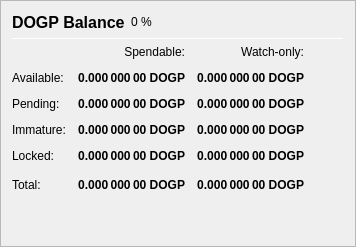
                   <widget class="QFrame" name="frame_Balances">
                    <property name="frameShape">
                     <enum>QFrame::StyledPanel</enum>
                    </property>
                    <property name="frameShadow">
                     <enum>QFrame::Raised</enum>
                    </property>
                    <layout class="QVBoxLayout" name="verticalLayout_4">
                     <item>
                      <layout class="QHBoxLayout" name="horizontalLayout_4">
                       <item>
                        <widget class="QLabel" name="label_5">
                         <property name="minimumSize">
                          <size>
                           <width>0</width>
                           <height>20</height>
                          </size>
                         </property>
                         <property name="font">
                          <font>
                           <pointsize>12</pointsize>
                           <weight>75</weight>
                           <bold>true</bold>
                          </font>
                         </property>
                         <property name="text">
                          <string>DOGP Balance</string>
                         </property>
                        </widget>
                       </item>
                       <item>
                        <widget class="QLabel" name="labelDOGPPercent">
                         <property name="text">
                          <string notr="true">0 %</string>
                         </property>
                        </widget>
                       </item>
                       <item>
                        <spacer name="horizontalSpacer_3">
                         <property name="orientation">
                          <enum>Qt::Horizontal</enum>
                         </property>
                         <property name="sizeHint" stdset="0">
                          <size>
                           <width>40</width>
                           <height>20</height>
                          </size>
                         </property>
                        </spacer>
                       </item>
                      </layout>
                     </item>
                     <item>
                      <widget class="Line" name="line_Balance">
                       <property name="minimumSize">
                        <size>
                         <width>0</width>
                         <height>1</height>
                        </size>
                       </property>
                       <property name="maximumSize">
                        <size>
                         <width>16777215</width>
                         <height>1</height>
                        </size>
                       </property>
                       <property name="orientation">
                        <enum>Qt::Horizontal</enum>
                       </property>
                      </widget>
                     </item>
                     <item>
                      <layout class="QGridLayout" name="gridLayout">
                       <property name="spacing">
                        <number>12</number>
                       </property>
                       <item row="0" column="1">
                        <widget class="QLabel" name="labelSpendable">
                         <property name="text">
                          <string>Spendable:</string>
                         </property>
                         <property name="alignment">
                          <set>Qt::AlignRight|Qt::AlignTrailing|Qt::AlignVCenter</set>
                         </property>
                        </widget>
                       </item>
                       <item row="0" column="2">
                        <widget class="QLabel" name="labelWatchonly">
                         <property name="text">
                          <string>Watch-only:</string>
                         </property>
                         <property name="alignment">
                          <set>Qt::AlignRight|Qt::AlignTrailing|Qt::AlignVCenter</set>
                         </property>
                        </widget>
                       </item>
                       <item row="1" column="0">
                        <widget class="QLabel" name="labelBalanceText">
                         <property name="text">
                          <string>Available:</string>
                         </property>
                        </widget>
                       </item>
                       <item row="1" column="1">
                        <widget class="QLabel" name="labelBalance">
                         <property name="font">
                          <font>
                           <weight>75</weight>
                           <bold>true</bold>
                          </font>
                         </property>
                         <property name="cursor">
                          <cursorShape>IBeamCursor</cursorShape>
                         </property>
                         <property name="toolTip">
                          <string>Your current spendable balance</string>
                         </property>
                         <property name="text">
                          <string notr="true">0.000 000 00 DOGP</string>
                         </property>
                         <property name="alignment">
                          <set>Qt::AlignRight|Qt::AlignTrailing|Qt::AlignVCenter</set>
                         </property>
                         <property name="textInteractionFlags">
                          <set>Qt::LinksAccessibleByMouse|Qt::TextSelectableByKeyboard|Qt::TextSelectableByMouse</set>
                         </property>
                        </widget>
                       </item>
                       <item row="1" column="2">
                        <widget class="QLabel" name="labelWatchAvailable">
                         <property name="font">
                          <font>
                           <weight>75</weight>
                           <bold>true</bold>
                          </font>
                         </property>
                         <property name="cursor">
                          <cursorShape>IBeamCursor</cursorShape>
                         </property>
                         <property name="toolTip">
                          <string>Your current balance in watch-only addresses</string>
                         </property>
                         <property name="text">
                          <string notr="true">0.000 000 00 DOGP</string>
                         </property>
                         <property name="alignment">
                          <set>Qt::AlignRight|Qt::AlignTrailing|Qt::AlignVCenter</set>
                         </property>
                         <property name="textInteractionFlags">
                          <set>Qt::LinksAccessibleByMouse|Qt::TextSelectableByKeyboard|Qt::TextSelectableByMouse</set>
                         </property>
                        </widget>
                       </item>
                       <item row="2" column="0">
                        <widget class="QLabel" name="labelPendingText">
                         <property name="text">
                          <string>Pending:</string>
                         </property>
                        </widget>
                       </item>
                       <item row="2" column="1">
                        <widget class="QLabel" name="labelUnconfirmed">
                         <property name="font">
                          <font>
                           <weight>75</weight>
                           <bold>true</bold>
                          </font>
                         </property>
                         <property name="cursor">
                          <cursorShape>IBeamCursor</cursorShape>
                         </property>
                         <property name="toolTip">
                          <string>Total of transactions that have yet to be confirmed, and do not yet count toward the spendable balance</string>
                         </property>
                         <property name="text">
                          <string notr="true">0.000 000 00 DOGP</string>
                         </property>
                         <property name="alignment">
                          <set>Qt::AlignRight|Qt::AlignTrailing|Qt::AlignVCenter</set>
                         </property>
                         <property name="textInteractionFlags">
                          <set>Qt::LinksAccessibleByMouse|Qt::TextSelectableByKeyboard|Qt::TextSelectableByMouse</set>
                         </property>
                        </widget>
                       </item>
                       <item row="2" column="2">
                        <widget class="QLabel" name="labelWatchPending">
                         <property name="font">
                          <font>
                           <weight>75</weight>
                           <bold>true</bold>
                          </font>
                         </property>
                         <property name="cursor">
                          <cursorShape>IBeamCursor</cursorShape>
                         </property>
                         <property name="toolTip">
                          <string>Unconfirmed transactions to watch-only addresses</string>
                         </property>
                         <property name="text">
                          <string notr="true">0.000 000 00 DOGP</string>
                         </property>
                         <property name="alignment">
                          <set>Qt::AlignRight|Qt::AlignTrailing|Qt::AlignVCenter</set>
                         </property>
                         <property name="textInteractionFlags">
                          <set>Qt::LinksAccessibleByMouse|Qt::TextSelectableByKeyboard|Qt::TextSelectableByMouse</set>
                         </property>
                        </widget>
                       </item>
                       <item row="3" column="0">
                        <widget class="QLabel" name="labelImmatureText">
                         <property name="text">
                          <string>Immature:</string>
                         </property>
                        </widget>
                       </item>
                       <item row="3" column="1">
                        <widget class="QLabel" name="labelImmature">
                         <property name="font">
                          <font>
                           <weight>75</weight>
                           <bold>true</bold>
                          </font>
                         </property>
                         <property name="cursor">
                          <cursorShape>IBeamCursor</cursorShape>
                         </property>
                         <property name="toolTip">
                          <string>Staked or masternode rewards that has not yet matured</string>
                         </property>
                         <property name="text">
                          <string notr="true">0.000 000 00 DOGP</string>
                         </property>
                         <property name="alignment">
                          <set>Qt::AlignRight|Qt::AlignTrailing|Qt::AlignVCenter</set>
                         </property>
                         <property name="textInteractionFlags">
                          <set>Qt::LinksAccessibleByMouse|Qt::TextSelectableByKeyboard|Qt::TextSelectableByMouse</set>
                         </property>
                        </widget>
                       </item>
                       <item row="3" column="2">
                        <widget class="QLabel" name="labelWatchImmature">
                         <property name="font">
                          <font>
                           <weight>75</weight>
                           <bold>true</bold>
                          </font>
                         </property>
                         <property name="cursor">
                          <cursorShape>IBeamCursor</cursorShape>
                         </property>
                         <property name="toolTip">
                          <string>Staked or masternode rewards in watch-only addresses that has not yet matured</string>
                         </property>
                         <property name="text">
                          <string notr="true">0.000 000 00 DOGP</string>
                         </property>
                         <property name="alignment">
                          <set>Qt::AlignRight|Qt::AlignTrailing|Qt::AlignVCenter</set>
                         </property>
                         <property name="textInteractionFlags">
                          <set>Qt::LinksAccessibleByMouse|Qt::TextSelectableByKeyboard|Qt::TextSelectableByMouse</set>
                         </property>
                        </widget>
                       </item>
                       <item row="4" column="0">
                        <widget class="QLabel" name="labelLockedBalanceText">
                         <property name="toolTip">
                          <string>Locked DOGP or Masternode collaterals. These are excluded from zDOGP minting.</string>
                         </property>
                         <property name="text">
                          <string>Locked:</string>
                         </property>
                        </widget>
                       </item>
                       <item row="4" column="1">
                        <widget class="QLabel" name="labelLockedBalance">
                         <property name="font">
                          <font>
                           <weight>75</weight>
                           <bold>true</bold>
                          </font>
                         </property>
                         <property name="cursor">
                          <cursorShape>IBeamCursor</cursorShape>
                         </property>
                         <property name="toolTip">
                          <string>Locked DOGP or Masternode collaterals. These are excluded from zDOGP minting.</string>
                         </property>
                         <property name="text">
                          <string notr="true">0.000 000 00 DOGP</string>
                         </property>
                         <property name="alignment">
                          <set>Qt::AlignRight|Qt::AlignTrailing|Qt::AlignVCenter</set>
                         </property>
                         <property name="textInteractionFlags">
                          <set>Qt::LinksAccessibleByMouse|Qt::TextSelectableByKeyboard|Qt::TextSelectableByMouse</set>
                         </property>
                        </widget>
                       </item>
                       <item row="4" column="2">
                        <widget class="QLabel" name="labelWatchLocked">
                         <property name="font">
                          <font>
                           <weight>75</weight>
                           <bold>true</bold>
                          </font>
                         </property>
                         <property name="cursor">
                          <cursorShape>IBeamCursor</cursorShape>
                         </property>
                         <property name="toolTip">
                          <string>Current locked balance in watch-only addresses</string>
                         </property>
                         <property name="text">
                          <string notr="true">0.000 000 00 DOGP</string>
                         </property>
                         <property name="alignment">
                          <set>Qt::AlignRight|Qt::AlignTrailing|Qt::AlignVCenter</set>
                         </property>
                         <property name="textInteractionFlags">
                          <set>Qt::LinksAccessibleByMouse|Qt::TextSelectableByKeyboard|Qt::TextSelectableByMouse</set>
                         </property>
                        </widget>
                       </item>
                       <item row="5" column="0">
                        <widget class="QLabel" name="labelTotalText">
                         <property name="toolTip">
                          <string>Your current DOGP balance, unconfirmed and immature transactions included</string>
                         </property>
                         <property name="text">
                          <string>Total:</string>
                         </property>
                        </widget>
                       </item>
                       <item row="5" column="1">
                        <widget class="QLabel" name="labelTotal">
                         <property name="font">
                          <font>
                           <weight>75</weight>
                           <bold>true</bold>
                          </font>
                         </property>
                         <property name="cursor">
                          <cursorShape>IBeamCursor</cursorShape>
                         </property>
                         <property name="toolTip">
                          <string>Your current DOGP balance, unconfirmed and immature transactions included</string>
                         </property>
                         <property name="text">
                          <string notr="true">0.000 000 00 DOGP</string>
                         </property>
                         <property name="alignment">
                          <set>Qt::AlignRight|Qt::AlignTrailing|Qt::AlignVCenter</set>
                         </property>
                         <property name="textInteractionFlags">
                          <set>Qt::LinksAccessibleByMouse|Qt::TextSelectableByKeyboard|Qt::TextSelectableByMouse</set>
                         </property>
                        </widget>
                       </item>
                       <item row="5" column="2">
                        <widget class="QLabel" name="labelWatchTotal">
                         <property name="font">
                          <font>
                           <weight>75</weight>
                           <bold>true</bold>
                          </font>
                         </property>
                         <property name="cursor">
                          <cursorShape>IBeamCursor</cursorShape>
                         </property>
                         <property name="toolTip">
                          <string>Current total balance in watch-only addresses</string>
                         </property>
                         <property name="text">
                          <string notr="true">0.000 000 00 DOGP</string>
                         </property>
                         <property name="alignment">
                          <set>Qt::AlignRight|Qt::AlignTrailing|Qt::AlignVCenter</set>
                         </property>
                         <property name="textInteractionFlags">
                          <set>Qt::LinksAccessibleByMouse|Qt::TextSelectableByKeyboard|Qt::TextSelectableByMouse</set>
                         </property>
                        </widget>
                       </item>
                       <item row="5" column="3">
                        <spacer name="horizontalSpacer_9">
                         <property name="orientation">
                          <enum>Qt::Horizontal</enum>
                         </property>
                         <property name="sizeHint" stdset="0">
                          <size>
                           <width>40</width>
                           <height>20</height>
                          </size>
                         </property>
                        </spacer>
                       </item>
                      </layout>
                     </item>
                     <item>
                      <spacer name="verticalSpacer_3">
                       <property name="orientation">
                        <enum>Qt::Vertical</enum>
                       </property>
                       <property name="sizeHint" stdset="0">
                        <size>
                         <width>20</width>
                         <height>40</height>
                        </size>
                       </property>
                      </spacer>
                     </item>
                    </layout>
                   </widget>
